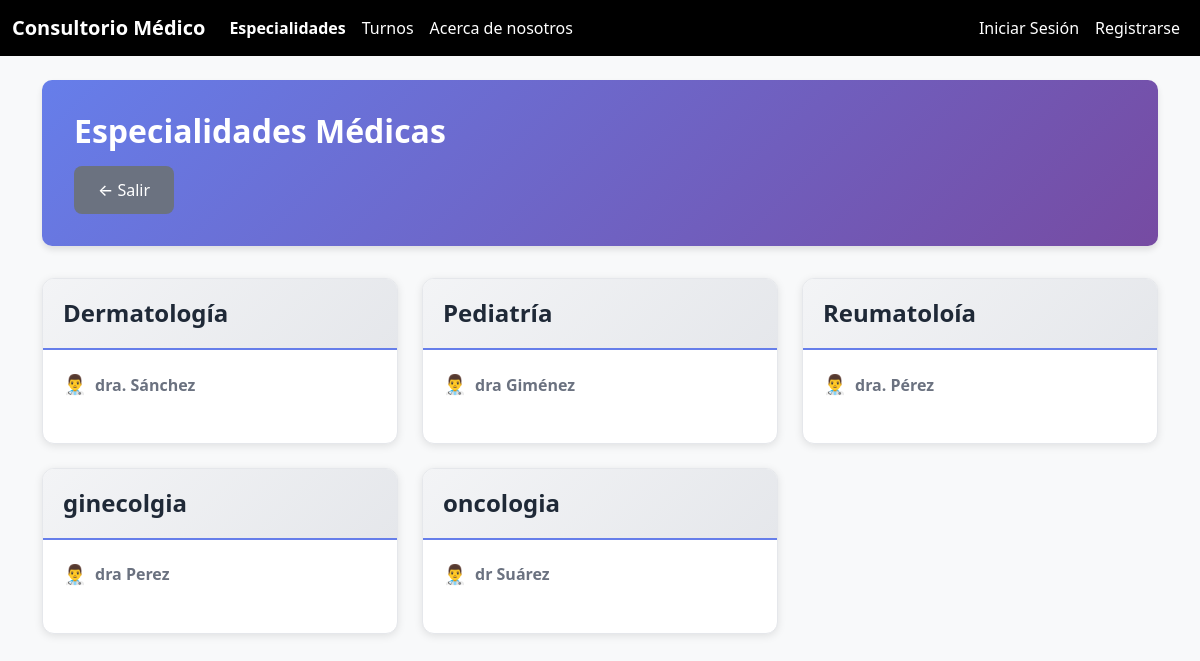
The app's page /esp/, older data.
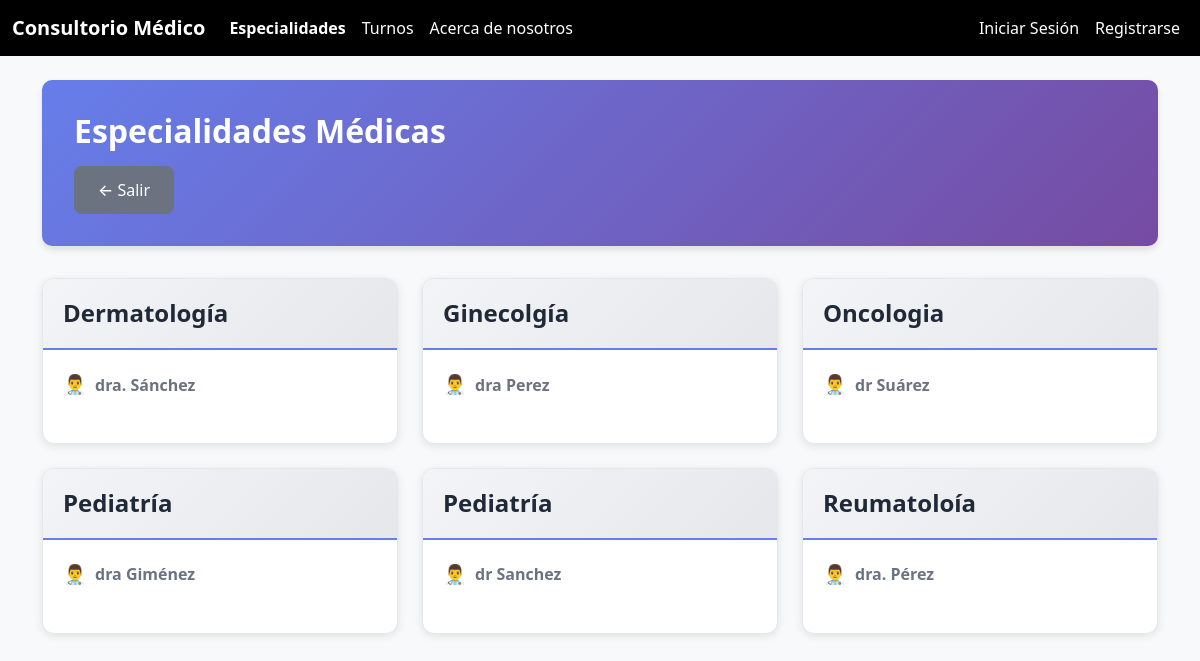
The same page, newer data.
### Especialidad/models.py (models this page shows, shortened)
class Especialidad(models.Model):
    tipo = models.CharField(max_length=100, verbose_name="Tipo de Especialidad")
    doctor = models.CharField(max_length=150, verbose_name="Doctor")
    activo = models.BooleanField(default=True, verbose_name="Activo")  # Para desactivar sin eliminar
    class Meta:
        verbose_name = "Especialidad"
        verbose_name_plural = "Especialidades"
        ordering = ['tipo']  # Ordenar alfabéticamente
        permissions = [
            ("puede_gestionar_especialidades", "Puede gestionar especialidades"),
        ]

### Especialidad/views.py (the view)
# urls.py: path('', ListadeEspecialidad.as_view(), name='lista_especialidades'),
class ListadeEspecialidad(ListView):
    model = Especialidad
    template_name = 'Especialidades.html'
    def get_queryset(self):
        return Especialidad.objects.filter(activo=True)

### Especialidad/templates/Especialidades.html (shortened to what this page needs)
{% extends 'base.html' %}
{% block content %}
<div class="especialidades-header">
    <h2>Especialidades Médicas</h2>
    <div class="header-buttons">
        <a href="/" class="btn-salir">
            ← Salir
        </a>
    </div>
</div>
{% if object_list %}
    <div class="especialidades-grid">
        {% for especialidad in object_list %}
        <div class="especialidad-card">
            <div class="card-header">
                <h3>{{ especialidad.tipo }}</h3>
            </div>
            <div class="card-body">
                <div class="doctor-info">
                    <strong>{{ especialidad.doctor }}</strong>
                </div>
            </div>
        </div>
        {% endfor %}
    </div>
{% endif %}
{% endblock %}

### templates/base.html (shortened to what this page needs)
{% load static %}
<!DOCTYPE html>
<html lang="es">
<head>
    <link href="https://cdn.jsdelivr.net/npm/bootstrap@5.3.8/dist/css/bootstrap.min.css" rel="stylesheet">
</head>
<body class="bg-light">
<nav class="navbar navbar-expand-lg" style="background-color: #000;">
    <div class="container-fluid">
        <a class="navbar-brand text-white fw-bold" href="/">Consultorio Médico</a>
        <div class="collapse navbar-collapse" id="navbarNav">
            <ul class="navbar-nav">
                <li class="nav-item">
                    <a class="nav-link text-white {% if request.path == '/esp/' %}fw-bold{% endif %}"
                       href="/esp">Especialidades</a>
                </li>
                <li class="nav-item">
                    <a class="nav-link text-white {% if request.path == '/turno/' %}fw-bold{% endif %}"
                       href="/turno">Turnos</a>
                </li>
                <li class="nav-item">
                    <a class="nav-link text-white" href="/aboutus">Acerca de nosotros</a>
                </li>
            </ul>
            <ul class="navbar-nav ms-auto">
                {% if user.is_authenticated %}
                    <li class="nav-item">
                        <span class="nav-link text-white">
                            👤 {{ user.username }}
                            {% if user.is_superuser or user.is_staff %}
                                <span style="background-color: #ef4444; padding: 0.2rem 0.5rem; border-radius: 4px; font-size: 0.75rem;">ADMIN</span>
                            {% endif %}
                        </span>
                    </li>
                    <li class="nav-item">
                        <a class="nav-link text-white" href="{% url 'logout' %}">Cerrar Sesión</a>
                    </li>
                {% else %}
                    <li class="nav-item">
                        <a class="nav-link text-white" href="{% url 'login' %}">Iniciar Sesión</a>
                    </li>
                    <li class="nav-item">
                        <a class="nav-link text-white" href="{% url 'registro' %}">Registrarse</a>
                    </li>
                {% endif %}
            </ul>
        </div>
    </div>
</nav>
<div class="container my-4">
    {% block content %}{% endblock %}
</div>
</body>
</html>

### Especialidad/templates/Especialidades.html (style rules this page uses)
.especialidades-header { background: linear-gradient(135deg, #667eea 0%, #764ba2 100%); color: white; padding: 2rem; border-radius: 10px; margin-bottom: 2rem; box-shadow: 0 4px 6px rgba(0, 0, 0, 0.1); }
.especialidades-header h2 { margin: 0 0 1rem 0; font-size: 2rem; font-weight: 600; }
.header-buttons { display: flex; gap: 1rem; flex-wrap: wrap; }
.btn-salir { background-color: #6b7280; border: none; padding: 0.75rem 1.5rem; border-radius: 8px; color: white; text-decoration: none; font-weight: 500; transition: all 0.3s ease; }
.especialidades-grid { display: grid; grid-template-columns: repeat(auto-fill, minmax(350px, 1fr)); gap: 1.5rem; margin-top: 2rem; }
.especialidad-card { background: white; border-radius: 12px; box-shadow: 0 2px 8px rgba(0, 0, 0, 0.1); transition: all 0.3s ease; overflow: hidden; border: 1px solid #e5e7eb; }
.card-header { background: linear-gradient(135deg, #f3f4f6 0%, #e5e7eb 100%); padding: 1.25rem; border-bottom: 2px solid #667eea; }
.card-header h3 { margin: 0; color: #1f2937; font-size: 1.5rem; font-weight: 600; }
.card-body { padding: 1.25rem; }
.doctor-info { color: #6b7280; font-size: 1rem; margin-bottom: 1.5rem; display: flex; align-items: center; gap: 0.5rem; }
.doctor-info::before { content: "👨‍⚕️"; font-size: 1.2rem; }

Row changes from the older to the newer data that the page shows:
changed Especialidad "dra Perez": tipo "ginecolgia" → "Ginecolgía"; moves up the list
changed Especialidad "dr Suárez": tipo "oncologia" → "Oncologia"; moves up the list
added Especialidad: tipo "Pediatría", doctor "dr Sanchez"
